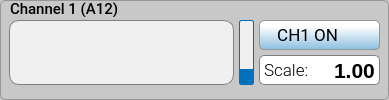
           <widget class="QGroupBox" name="groupBox_ch1">
            <property name="minimumSize">
             <size>
              <width>370</width>
              <height>100</height>
             </size>
            </property>
            <property name="maximumSize">
             <size>
              <width>100000</width>
              <height>100</height>
             </size>
            </property>
            <property name="font">
             <font>
              <family>Roboto Medium</family>
              <pointsize>11</pointsize>
             </font>
            </property>
            <property name="styleSheet">
             <string notr="true">QGroupBox {background-color: rgb(200,200,200);border: 1px solid rgb(150,150,150); border-radius: 5px; }; 
QGroupBox::title {subcontrol-origin: margin;left: 10px;padding: 0 3px 0 3px;}</string>
            </property>
            <property name="title">
             <string/>
            </property>
            <widget class="QTextBrowser" name="textBrowser_ch1">
             <property name="enabled">
              <bool>true</bool>
             </property>
             <property name="geometry">
              <rect>
               <x>9</x>
               <y>20</y>
               <width>225</width>
               <height>65</height>
              </rect>
             </property>
             <property name="sizePolicy">
              <sizepolicy hsizetype="Preferred" vsizetype="Preferred">
               <horstretch>0</horstretch>
               <verstretch>0</verstretch>
              </sizepolicy>
             </property>
             <property name="maximumSize">
              <size>
               <width>225</width>
               <height>65</height>
              </size>
             </property>
             <property name="font">
              <font>
               <family>Roboto Mono Medium</family>
               <pointsize>30</pointsize>
               <weight>62</weight>
               <italic>false</italic>
               <bold>true</bold>
              </font>
             </property>
             <property name="cursor" stdset="0">
              <cursorShape>IBeamCursor</cursorShape>
             </property>
             <property name="styleSheet">
              <string notr="true">QTextBrowser {
	background-color: rgba(240,240,240, 1.0);border: 1px solid; border-radius:10px;
	text-align:center;font-family:'Roboto Mono Medium'; font-size:30pt; font-weight:500;
	border-color: gray;
}

QTextBrowser:disabled {
	color:gray;
	background-color: transparent;
	border: 1px solid gray; border-radius:10px;
	text-align:center;font-family:'Roboto Mono Medium'; font-size:30pt; font-weight:500;
}</string>
             </property>
             <property name="html">
              <string>&lt;!DOCTYPE HTML PUBLIC &quot;-//W3C//DTD HTML 4.0//EN&quot; &quot;http://www.w3.org/TR/REC-html40/strict.dtd&quot;&gt;
&lt;html&gt;&lt;head&gt;&lt;meta name=&quot;qrichtext&quot; content=&quot;1&quot; /&gt;&lt;style type=&quot;text/css&quot;&gt;
p, li { white-space: pre-wrap; }
&lt;/style&gt;&lt;/head&gt;&lt;body style=&quot; font-family:'Roboto Mono Medium'; font-size:30pt; font-weight:496; font-style:normal;&quot;&gt;
&lt;p align=&quot;center&quot; style=&quot;-qt-paragraph-type:empty; margin-top:0px; margin-bottom:0px; margin-left:0px; margin-right:0px; -qt-block-indent:0; text-indent:0px;&quot;&gt;&lt;br /&gt;&lt;/p&gt;&lt;/body&gt;&lt;/html&gt;</string>
             </property>
            </widget>
            <widget class="QDoubleSpinBox" name="doubleSpinBox_gain1">
             <property name="enabled">
              <bool>true</bool>
             </property>
             <property name="geometry">
              <rect>
               <x>259</x>
               <y>55</y>
               <width>121</width>
               <height>30</height>
              </rect>
             </property>
             <property name="minimumSize">
              <size>
               <width>121</width>
               <height>0</height>
              </size>
             </property>
             <property name="maximumSize">
              <size>
               <width>120</width>
               <height>16777215</height>
              </size>
             </property>
             <property name="styleSheet">
              <string notr="true">QDoubleSpinBox { background-color: rgba(255,255,255, 1.0);border: 1px solid gray; border-radius:5px;
				   text-align:right;font-family:'Roboto Mono Medium','Roboto'; font-size:16pt; font-weight:500;  }

QDoubleSpinBox::up-button { height:22px; width: 30px; border: 0px;
									 image: url(:/main/img/arrow_up4.png); }

QDoubleSpinBox::down-button { height:22px; width: 30px; border: 0px;
										  image: url(:/main/img/arrow_down4.png); }

QDoubleSpinBox::up-button:hover { 
	image: url(:/main/img/arrow_up4b.png);
}

QDoubleSpinBox::down-button:hover {
	image: url(:/main/img/arrow_down4b.png);
 }

QDoubleSpinBox:disabled { background-color: rgba(240,240,240, 1.0); border: 1px transparent; border-radius:5px;
                                          text-align:right;font-family:'Roboto Mono Medium','Roboto'; font-size:16pt; font-weight:500; }

QDoubleSpinBox::up-button:disabled { height:22px; width: 30px; border: 0px; image: url(:/main/img/arrow_up2.png); }

QDoubleSpinBox::down-button:disabled { height:22px; width: 30px; border: 0px; image: url(:/main/img/arrow_down2.png); }
</string>
             </property>
             <property name="wrapping">
              <bool>false</bool>
             </property>
             <property name="frame">
              <bool>true</bool>
             </property>
             <property name="alignment">
              <set>Qt::AlignRight|Qt::AlignTrailing|Qt::AlignVCenter</set>
             </property>
             <property name="buttonSymbols">
              <enum>QAbstractSpinBox::NoButtons</enum>
             </property>
             <property name="accelerated">
              <bool>false</bool>
             </property>
             <property name="keyboardTracking">
              <bool>false</bool>
             </property>
             <property name="showGroupSeparator" stdset="0">
              <bool>false</bool>
             </property>
             <property name="prefix">
              <string/>
             </property>
             <property name="decimals">
              <number>2</number>
             </property>
             <property name="minimum">
              <double>-9.900000000000000</double>
             </property>
             <property name="value">
              <double>1.000000000000000</double>
             </property>
            </widget>
            <widget class="QLabel" name="label_7">
             <property name="geometry">
              <rect>
               <x>264</x>
               <y>59</y>
               <width>45</width>
               <height>23</height>
              </rect>
             </property>
             <property name="font">
              <font>
               <family>Roboto Light</family>
               <pointsize>13</pointsize>
               <weight>50</weight>
               <bold>false</bold>
              </font>
             </property>
             <property name="text">
              <string>Scale:</string>
             </property>
            </widget>
            <widget class="QPushButton" name="pushButton_disable1">
             <property name="enabled">
              <bool>true</bool>
             </property>
             <property name="geometry">
              <rect>
               <x>259</x>
               <y>20</y>
               <width>121</width>
               <height>30</height>
              </rect>
             </property>
             <property name="font">
              <font>
               <family>Roboto</family>
               <pointsize>13</pointsize>
              </font>
             </property>
             <property name="styleSheet">
              <string notr="true">QPushButton {
	padding: 0.2em 0.2em 0.3em 0.2em;
	border: 1px solid rgb(150, 150, 150);
	border-radius: 5px;
	color: black;
	background: qlineargradient(x1:0, y1:0, x2:0, y2:2, stop:0 #FFFFFF, stop:0.1 #FFFFFF, stop:1 #0072BD);
	text-align:left;
	padding-left:13px;
}

QPushButton:hover:!pressed {
	border: 1px solid rgb(150, 150, 150);
	border-radius: 5px;
	color: #256552;
	background: qlineargradient(x1:0, y1:0, x2:0, y2:2, stop:0 #FFFFFF, stop:0.1 #FFFFFF, stop:1 #63BFFC);
}

QPushButton:pressed {
	border: 2px solid rgb(150, 150, 150);
	border-radius: 5px;
	background: #FFFFFF;
	color: #2f836a;
}

QPushButton:disabled {
	border: 1px solid rgb(180, 180, 180);
	color: gray;
	background: qlineargradient(x1:0, y1:0, x2:0, y2:2, stop:0 #CCCCCC, stop:0.1 #EEEEEE, stop:1 #BBBBBB);
}</string>
             </property>
             <property name="text">
              <string> CH1 ON  </string>
             </property>
             <property name="icon">
              <iconset resource="../../resources/resources.qrc">
               <normaloff>:/main/img/power-on_ch1.png</normaloff>:/main/img/power-on_ch1.png</iconset>
             </property>
             <property name="iconSize">
              <size>
               <width>23</width>
               <height>22</height>
              </size>
             </property>
            </widget>
            <widget class="QPushButton" name="pushButton_enable1">
             <property name="geometry">
              <rect>
               <x>259</x>
               <y>20</y>
               <width>121</width>
               <height>30</height>
              </rect>
             </property>
             <property name="font">
              <font>
               <family>Roboto</family>
               <pointsize>13</pointsize>
              </font>
             </property>
             <property name="styleSheet">
              <string notr="true">QPushButton {
	padding: 0.2em 0.2em 0.3em 0.2em;
	border: 1px solid rgb(150, 150, 150);
	border-radius: 5px;
	color: black;
	background: qlineargradient(x1:0, y1:0, x2:0, y2:2, stop:0 #FFFFFF, stop:0.1 #FFFFFF, stop:1 #7B7B7B);
	text-align:left;
	padding-left:13px;
}

QPushButton:hover:!pressed {
	border: 1px solid rgb(150, 150, 150);
	border-radius: 5px;
	color: #256552;
	background: qlineargradient(x1:0, y1:0, x2:0, y2:2, stop:0 #FFFFFF, stop:0.1 #FFFFFF, stop:1 #AAAAAA);
}

QPushButton:pressed {
	border: 2px solid rgb(150, 150, 150);
	border-radius: 5px;
	background: #FFFFFF;
	color: #2f836a;
}

QPushButton:disabled {
	border: 1px solid rgb(180, 180, 180);
	color: gray;
	background: qlineargradient(x1:0, y1:0, x2:0, y2:2, stop:0 #CCCCCC, stop:0.1 #EEEEEE, stop:1 #BBBBBB);
}</string>
             </property>
             <property name="text">
              <string> CH1 OFF</string>
             </property>
             <property name="icon">
              <iconset resource="../../resources/resources.qrc">
               <normaloff>:/main/img/power-off-gray2.png</normaloff>:/main/img/power-off-gray2.png</iconset>
             </property>
             <property name="iconSize">
              <size>
               <width>23</width>
               <height>22</height>
              </size>
             </property>
            </widget>
            <widget class="QLabel" name="label_ch1">
             <property name="geometry">
              <rect>
               <x>10</x>
               <y>1</y>
               <width>221</width>
               <height>16</height>
              </rect>
             </property>
             <property name="font">
              <font>
               <family>Roboto Medium</family>
               <pointsize>11</pointsize>
              </font>
             </property>
             <property name="text">
              <string>Channel 1 (A12)</string>
             </property>
            </widget>
            <widget class="QProgressBar" name="progressBar_ch1">
             <property name="enabled">
              <bool>true</bool>
             </property>
             <property name="geometry">
              <rect>
               <x>239</x>
               <y>20</y>
               <width>15</width>
               <height>65</height>
              </rect>
             </property>
             <property name="styleSheet">
              <string notr="true"> QProgressBar {
     border: 1px solid;
	 border-color: #0072BD;
     border-radius: 2px;
     background-color:  rgb(240,240,240);
 }

QProgressBar::chunk {
     background-color: #0072BD;
 }

QProgressBar::chunk:disabled {
	background-color: gray;
 }

QProgressBar:disabled {
    border-color: gray;
	background-color:  rgb(210,210,210);
 }</string>
             </property>
             <property name="value">
              <number>24</number>
             </property>
             <property name="textVisible">
              <bool>false</bool>
             </property>
             <property name="orientation">
              <enum>Qt::Vertical</enum>
             </property>
            </widget>
            <zorder>textBrowser_ch1</zorder>
            <zorder>doubleSpinBox_gain1</zorder>
            <zorder>label_7</zorder>
            <zorder>pushButton_enable1</zorder>
            <zorder>pushButton_disable1</zorder>
            <zorder>label_ch1</zorder>
            <zorder>progressBar_ch1</zorder>
           </widget>
